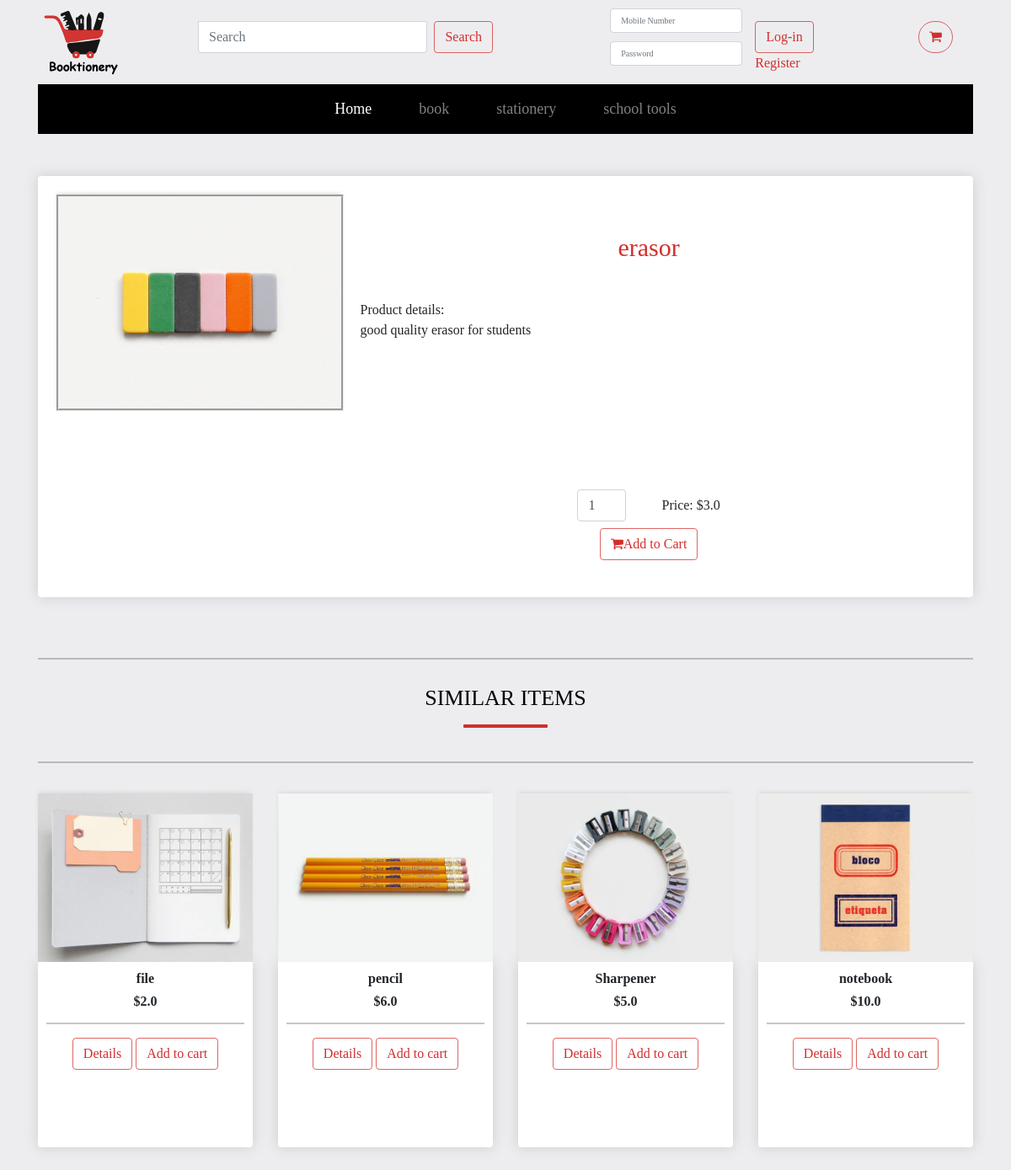
Screenshot of /details/stationery/1 with the database file from the repository.
### booktioneryapp/models.py (models this page shows)
class Category(models.Model):
    name = models.CharField(max_length=255)
    created_at = models.DateTimeField(auto_now_add=True)
    updated_at = models.DateTimeField(auto_now=True)

class Product(models.Model):
    name = models.CharField(max_length=255)
    description = models.TextField()
    price = models.FloatField()
    cat= models.ForeignKey(Category, related_name="Category_products", on_delete = models.CASCADE)
    available_quantity = models.IntegerField()
    img = models.CharField(max_length=255)
    updated_at = models.DateTimeField(auto_now=True)

### booktioneryapp/views.py (the view)
# urls.py: path('details/<product_cat_name>/<int:product_id>',views.view_product ),
def view_product(request,product_cat_name,product_id):
    product = models.get_product(product_id)
    category = models.get_category(product_cat_name)
    category_list = models.all_categorys()
    print("&"*30)
    print(product.img)
    if 'user_id' in request.session:
        context = {
            'first_name':request.session['first_name'],
            'last_name':request.session['last_name'],
            'user_id':request.session['user_id'],
            'categorys':category_list,
            'pos':'product_page',
            'product':product,
            'category':category.Category_products.all()[0:4],
        }
        return render(request,'product.html',context)
    else:
        context = {
            'categorys':category_list,
            'pos':'product_page',
            'product':product,
            'category':category.Category_products.order_by('-id')[0:4],
        }
        return render(request,'product.html',context)
    return render(request,'product.html',context)

### booktioneryapp/models.py (called while the page is built)
def get_product(product_id):
    product = Product.objects.filter(id=product_id)
    return product[0]

def all_categorys():
    category_list = Category.objects.all()
    return category_list

def get_category(product_cat_name):
    category = Category.objects.filter(name=product_cat_name)
    return category[0]

### booktioneryapp/templates/product.html (shortened to what this page needs)
{% include "header/header_s2.html" %}
<!DOCTYPE html>
<html>
<head>
	{% load static %}
	<link rel="stylesheet" href="https://stackpath.bootstrapcdn.com/bootstrap/4.4.1/css/bootstrap.min.css"
>
	<link rel="stylesheet" href="{% static 'css/product.css' %}">
</head>
<body>
	<div class="container">
		<div class="row">
			<div class="col-lg-12">
				<div class="box-element">
					<div class="prod_img">
						{% with '../static/img/'|add:product.img as imagePath %}
						<img src='{% static imagePath %}.png' class="thumbnail" alt="{{product.name}}">
						{% endwith %}
					</div>
					<div class="cart-row">
						<div id="product_name">{{product.name}}</div>
						<div id="desc">
							<p>Product details:<br>{{product.description}}</p>
						</div>
						<div>
							<form action="/addcart2/{{product.id}}" method="post">
								<label for="quantity"><input class="form-control me-2 quantity" type="number"
										id="quantity" name="quantity" min="1" max="{{product.available_quantity}}" value="1"></label>
								<label for="price">Price: ${{product.price}}</label>
								<br>
								<button class="btn btn-outline-success btn-my" type="submit"><i class="fa fa-shopping-cart"
									aria-hidden="true"></i>Add to Cart</button>
						</div>
					</div>
				</div>
			</div>
		</div>
	</div>
	<div class="container">
		<hr>
		<h2>Similar Items</h2>
		<hr>
		<div class="row">
			{% for product in category %}
			<div class="col-lg-3">
				{% with '../static/img/'|add:product.img as imagePath %}
				<img src='{% static imagePath %}.png' class="thumbnail" alt="{{product.name}}">
				{% endwith %}
				<div class="box-elements product">
					<h6><strong>{{product.name}}</strong></h6>
					<h6><strong>${{product.price}}</strong></h6>
					<hr>
					<a class="btn btn-outline-success" href="/details/{{product.cat.name}}/{{product.id}}">Details</a>
					<a class="btn btn-outline-success" href="/addcart/{{product.cat.name}}/{{product.id}}">Add to cart</a>
				</div>
			</div>
			{% endfor %}
		</div>
	</div>
</body>
</html>

### booktioneryapp/templates/header/header_s2.html (shortened to what this page needs)
<!DOCTYPE html>
<html lang="en">
    <head>
        {% load static %}
        <link href="https://cdn.jsdelivr.net/npm/bootstrap@5.0.0-beta1/dist/css/bootstrap.min.css" rel="stylesheet"
>
        <link rel="stylesheet" href="https://cdnjs.cloudflare.com/ajax/libs/font-awesome/4.7.0/css/font-awesome.min.css">
        <link rel="stylesheet" href="{% static 'css/header.css' %}">
        <link rel="stylesheet" href="//code.jquery.com/ui/1.12.1/themes/base/jquery-ui.css">
        <link rel="stylesheet" href="https://maxcdn.bootstrapcdn.com/bootstrap/4.5.2/css/bootstrap.min.css">
    </head>
<body>
    <div class="container">
        <div class="row space-between header">
            <div class="logo-img col-lg-2 ">
                <img src="{% static 'img/logo.png' %}" alt="booktionery logo">
            </div>
            <div class="search col-lg-4">
                <form class="d-flex" action="/search" method="POST">
                    <input name="product" id="product" class="form-control me-2 product" type="search"
                        placeholder="Search" aria-label="Search">
                    <button class="btn btn-outline-success" type="submit">Search</button>
                </form>
            </div>
            <div class="col-lg-5 space-between">
                {% if not user_id %}
                <form class="d-flex space-center" action="/login" method="POST">
                    <div class="margin-l-r">
                        <input class="form-control me-2" name="mobile_number" type="text" placeholder="Mobile Number"
                            id="mobile_number" required>
                        <input class="form-control me-2" name="password" type="password" placeholder="Password"
                            id="password" required>
                    </div>
                    <div>
                        <button class="btn btn-outline-success btn-m" type="submit">Log-in</button>
                        <br>
                        <a class="anchor" href="/register">Register</a>
                    </div>
                </form>
                {% endif %}
            </div>
            <div class="col-lg-1">
                <form action="" method="POST">
                    <a class="btn btn-outline-success btn-m btn-border cart" href="/cart/{{user_id}}"><i class="fa fa-shopping-cart" aria-hidden="true"></i> {{request.session.cart}}</a>
                </form>
            </div>
        </div>
        <nav class="navbar navbar-expand-lg navbar-dark">
            <div class="container-fluid">
                <div class="collapse navbar-collapse space-around" id="navbarNavDropdown">
                    <ul class="navbar-nav navbar-dark">
                        <li class="nav-item">
                            {% if not user_id %}
                            <a class="nav-link active" aria-current="page" href="/">Home</a>
                            {% endif %}
                        </li>
                        {% for category in categorys %}
                        {% if category.name != 'school_tools' %}
                        <li class="nav-item">
                            {% if not user_id %}
                            <a class="nav-link" href="/products/{{category.name}}">{{category.name}}</a>
                            {% endif %}
                        </li>
                        {% endif %}
                        {% if category.name == 'school_tools' %}
                        <li class="nav-item">
                            {% if not user_id %}
                            <a class="nav-link" href="/products/{{category.name}}">school tools</a>
                            {% endif %}
                        </li>
                        {% endif %}
                        {% endfor %}
                    </ul>
                </div>
            </div>
        </nav>
    </div>
</body>
</html>

### booktioneryapp/static/css/header.css (style rules this page uses)
body { background-color:#ededf0; font-family: cursive; }
.header { background-color: #ededf0; }
.search { margin-top: 25px; }
input[type=text] { margin-top: 10px; font-size: x-small; margin-right: 20px; }
input[type=password] { margin-top: 10px; font-size: x-small; margin-right: 20px; }
.btn-m { margin-top: 25px; }
.btn-border { border-radius: 35px !important; }
.space-between { justify-content: space-between !important; }
.space-around { justify-content: space-around !important; }
.space-center { justify-content: center; }
.btn-outline-success { color: #d22e2c !important; border-color: #d22f2cbb !important; }
.navbar-nav .nav-item { margin: 0px 20px !important; font-size: large; }
.navbar-expand-lg { background-color: black !important; }
.margin-l-r { margin: 0px 15px; }
.anchor { color: #d22e2c !important; text-decoration: none; }

### booktioneryapp/static/css/product.css (style rules this page uses)
body { background-color:#ededf0; max-height: 1050px; font-family: cursive; }
.box-element { box-shadow:hsl(0, 0%, 80%) 0 0 16px; background-color: #fff; border-radius: 4px; padding: 2%; max-height: 500px; display: flex; flex-direction: row; margin-bottom: 5%; }
.col-lg-12 { margin-top: 50px; text-align: center; }
.btn-outline-success { color: #d22e2c !important; border-color: #d22f2cbb !important; }
.prod_img { max-width: 500px; max-height: 400px; }
.prod_img img { border-style: groove; height: fit-content; max-width: 500px; max-height: 400px; }
.cart-row { margin-top: 40px; display: flex; flex-direction: column; align-items: flex-stretch; padding-bottom: 10px; margin-bottom: 10px; width: 100%; height: 500px; }
#product_name { color: #d22e2c; font-size: 30px; margin-bottom: 20px; }
#desc { font-size: 16px; padding: 20px; height: 50%; text-align: justify; }
.quantity { width: 60%; }
a { margin: 0 auto; }
.box-elements { box-shadow:hsl(0, 0%, 80%) 0 0 16px; background-color: #fff; border-radius: 4px; padding: 10px; height: 220px; margin-bottom: 100px; }
.thumbnail { width: 100%; min-height: 200px; -webkit-box-shadow: -1px -3px 5px -2px rgba(214,214,214,1); -moz-box-shadow: -1px -3px 5px -2px rgba(214,214,214,1); box-shadow: -1px -3px 5px -2px rgba(214,214,214,1); }
.product { border-radius: 0 0 4px 4px; }
.col-lg-3 { margin-top: 20px; text-align: center; }
h2 { color: #000; font-size: 26px; font-weight: 300; text-align: center; text-transform: uppercase; position: relative; margin: 30px 0 60px; }
h2::after { content: ""; width: 100px; position: absolute; margin: 0 auto; height: 4px; border-radius: 1px; background: #d22e2c; left: 0; right: 0; bottom: -20px; }

### rows the page displays
Category: name "book"
Category: name "stationery"
Product: name (picture), name "erasor", description "good quality erasor for students", price "3.0"
Product: name (picture), name "file", price "2.0"
Product: name (picture), name "pencil", price "6.0"
Product: shows a picture, name "Sharpener", price "5.0"
Product: name (picture), name "notebook", price "10.0"
